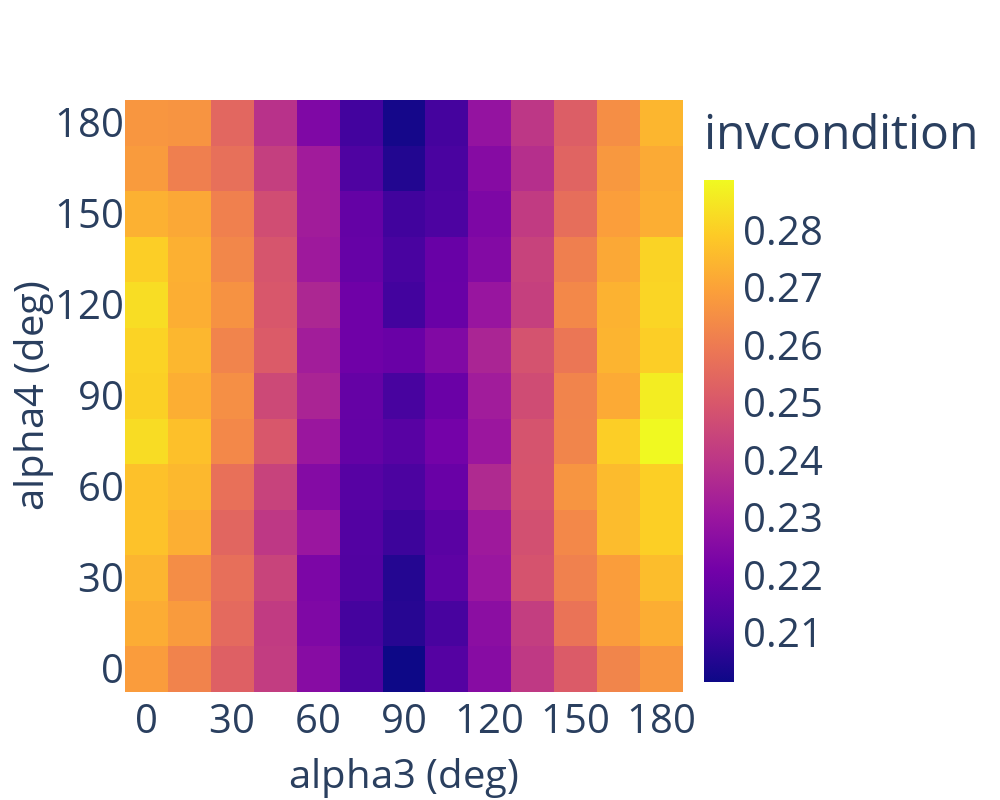

This figure's notebook cell:
### Markdown cell above
## Sweep Parameters

### Code cell
np.random.seed(42)
# Create parameter sweeper
sweeper = ParameterSweeper(
    objective_function=obj,
    save_path=None,
)

# Define parameter ranges
alpha3_list = np.linspace(0, np.pi, 13)
alpha4_list = np.linspace(0, np.pi, 13)

# Run the sweep
results, result_matrix = sweeper.sweep(
    param_dict={"alpha3": alpha3_list, "alpha4": alpha4_list},
    fixed_params={"method": "invcondition", "axes": "all"},
    save_intermediate=False,
)

### Figure 1 — Plotly figure (JSON) as saved in the notebook; plotly's stock layout.template omitted (floating-point values rounded to 4 significant figures; data arrays with more than 128 entries replaced by an {"elided": "..."} marker saying what was removed)
{"data": [{"colorbar": {"tickfont": {"size": 40}, "title": {"text": "invcondition"}}, "type": "heatmap", "x": [0.0, 15.0, 30.0, 45.0, 60.0, 75.0, 90.0, 105.0, 120.0, 135.0, 150.0, 165.0, 180.0], "y": [0.0, 15.0, 30.0, 45.0, 60.0, 75.0, 90.0, 105.0, 120.0, 135.0, 150.0, 165.0, 180.0], "z": {"elided": "13x13 float values"}}], "layout": {"autosize": true, "height": 800, "width": 1000, "xaxis": {"dtick": 30, "tickfont": {"size": 40}, "title": {"font": {"size": 40}, "text": "alpha3 (deg)"}}, "yaxis": {"dtick": 30, "tickfont": {"size": 40}, "title": {"font": {"size": 40}, "text": "alpha4 (deg)"}}}}
